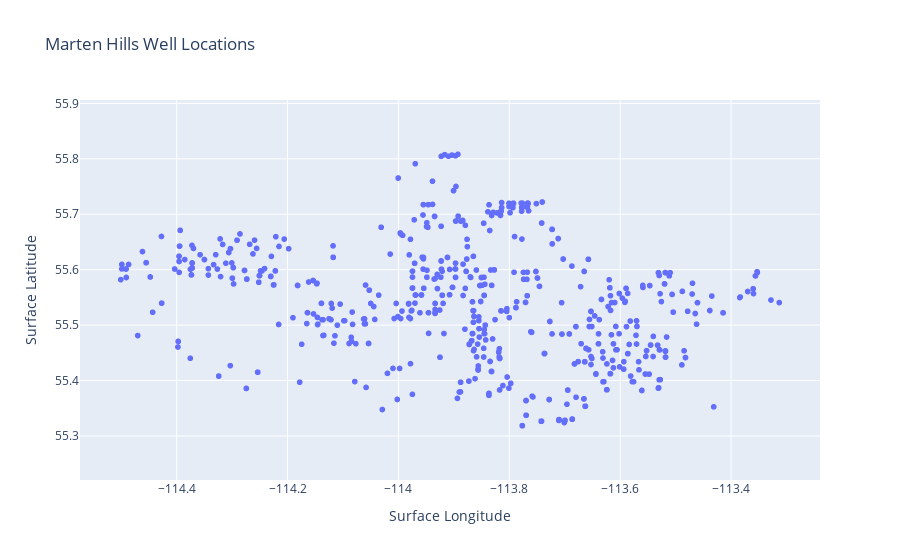

The notebook cell saved with this chart:
### Code cell
'''
Plotly is a powerful interactive visualization library. Unfortunately Plotly maps dont

'''

import plotly.express as px

fig = px.scatter(wells_df, 
                 x='Surface Longitude', 
                 y='Surface Latitude', 
                 hover_data=['UWI'],
                 title='Marten Hills Well Locations')
fig.update_yaxes(
    scaleanchor = "x",
    scaleratio = 1,
  )
fig.show()

### Figure 1 — Plotly figure (JSON) as saved in the notebook; plotly's stock layout.template omitted (floating-point values rounded to 4 significant figures; data arrays with more than 128 entries replaced by an {"elided": "..."} marker saying what was removed)
{"data": [{"customdata": {"elided": "1017x1 str values"}, "hovertemplate": "Surface Longitude=%{x}<br>Surface Latitude=%{y}<br>UWI=%{customdata[0]}<extra></extra>", "legendgroup": "", "marker": {"color": "#636efa", "symbol": "circle"}, "mode": "markers", "name": "", "showlegend": false, "type": "scattergl", "x": {"elided": "1017 float values"}, "xaxis": "x", "y": {"elided": "1017 float values"}, "yaxis": "y"}], "layout": {"legend": {"tracegroupgap": 0}, "title": {"text": "Marten Hills Well Locations"}, "xaxis": {"anchor": "y", "domain": [0, 1], "title": {"text": "Surface Longitude"}}, "yaxis": {"anchor": "x", "domain": [0, 1], "scaleanchor": "x", "scaleratio": 1, "title": {"text": "Surface Latitude"}}}}
